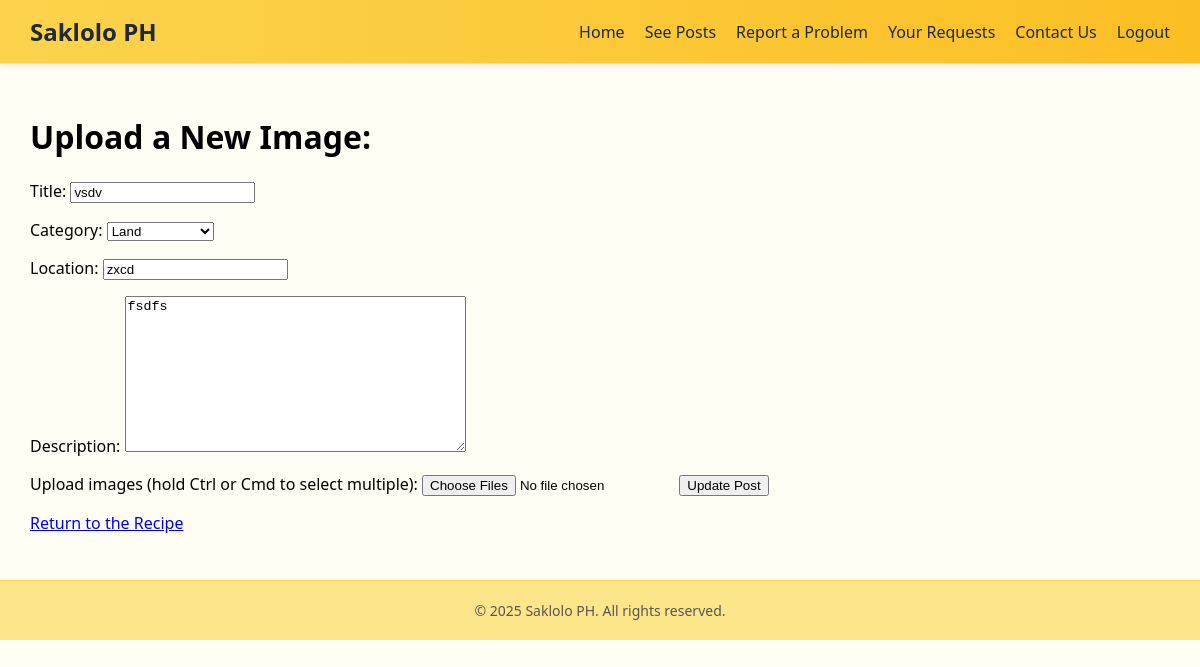
Screenshot of /post/5/update (signed in) with the database file from the repository.
### report/models.py (models this page shows, shortened)
class Post(models.Model):
    user = models.ForeignKey(User, on_delete=models.CASCADE)
    title = models.CharField(max_length=255)
    category = models.CharField(max_length=20, choices=CATEGORY_CHOICES)
    location = models.CharField(max_length=255)
    date = models.DateTimeField(auto_now_add=True)
    description = models.TextField()
    upvotes = models.IntegerField(default=0)
    downvotes = models.IntegerField(default=0)

### report/views.py (the view, shortened to what this page needs)
# urls.py: path('post/<int:pk>/update', PostUpdateView.as_view(), name='post_update'),
class PostUpdateView(LoginRequiredMixin, UpdateView):
    model = Post
    template_name = "post_update.html"
    form_class = PostForm
    def get_context_data(self, **kwargs):
        ctx = super().get_context_data(**kwargs)
        ctx['post_image_form'] = PostImageForm()
        return ctx

### report/forms.py
class PostForm(forms.ModelForm):
    class Meta:
        model = Post
        fields = ['title', 'category', 'location', 'description']

class PostImageForm(forms.ModelForm):
    class Meta:
        model = PostImage
        fields = ['image', 'description']

### templates/post_update.html (shortened to what this page needs)
{% extends 'base.html' %}
{% load static %}
{% block content %}
<h1> Upload a New Image: </h1>
<form method="POST" enctype="multipart/form-data">
    {{ form.as_p }}
    <label for="id_image">Upload images (hold Ctrl or Cmd to select multiple):</label>
    <input type="file" name="image" id="id_image" multiple>
    <button type="submit">Update Post</button>
</form>
<p> <a href="{% url 'report:post_detail' recipe.pk %}"> Return to the Recipe </a> </p>
{% endblock %}

### templates/base.html (style rules this page uses)
body { margin: 0; font-family: 'Segoe UI', Tahoma, Geneva, Verdana, sans-serif; background-color: #fffef4; }

### rows the page displays
Post: title "vsdv", category "Land", location "zxcd", description "fsdfs"
